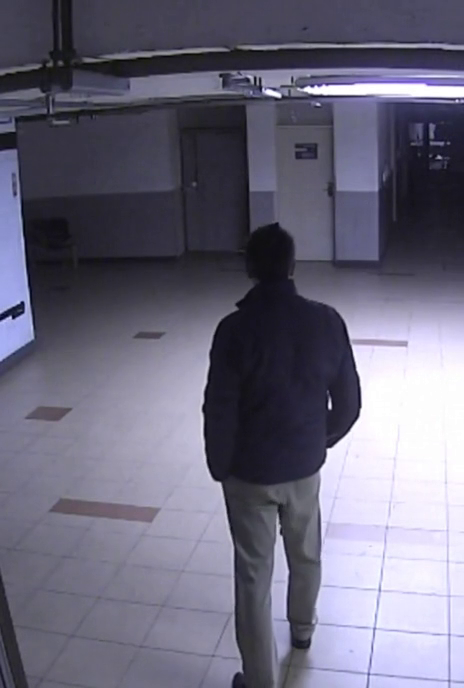
#> input picture frame 14 of hw_6/dataset/evaluation.mp4, 464 x 688 px, given in place of IMG_5147.MP4, which was not available
$ python group_2.py
#> lines starting #> are read from the running program, lines starting #| are printed output that depends on the picture; pictures that were not available may be replaced by others from this repository, and a replacement may not be noted
#> the answer given: 1
import cv2
import os

'''
Береза Денис
ДЗ 5.
Технології ідентифікації в Computer Vision
Група вимог №2.

Скрипт реалізує комбіновану індетифікацію людських силуетів декількома каскадами Хаара (повний силует, нижня частина).
Верхня частина індетифікується погано і дає багато хибних спрацювань, тому в фінальний код не потрапила.

Для зменшення хибних спрацювань використовується:
- задання обмежень на розмір тіла людини (висота, ширина);
- розмиття зображення;

Каскади досить швидко опрацьовують відео, можуть бути використані на малопотужних пристроях.

Що не вийшло:
При зйомці зверху класифікатор не працював, адже натренований на зйомці в горизонтальній площині.
Для такої орієнтації потрібне застосування класифікаторів натренованих на зйомці згори.
Автоматичний підбір класифікатора можна реалізувати від показників альтиметру дрону, куту нахилу(YAW).

Покращення на майбутнє:
Спробувати натренувати власні каскади на зйомці зверху;
Проте потрібна дуже велика навчальна вибірка(1000-5000 позитивних зображень, 3000-10000 негативних зображень);
'''


# Обмеження розміру тіла для кращого розпізнавання
# В реальній системі можна використати ROI від оператора для параметрів maxSize і minSize
BODY_HEIGHT = 80 # px
BODY_WIDTH = BODY_HEIGHT // 2 # px
LEGS_HEIGHT = BODY_HEIGHT // 2 # px

FRAME_RESIZE_FACTOR = 0.5

SCRIPT_DIR = os.path.dirname(os.path.abspath(__file__))
DATASET_DIR = os.path.join(SCRIPT_DIR, 'dataset')

VIDEO_1 = os.path.join(DATASET_DIR, 'IMG_5147.MP4')
VIDEO_2 = os.path.join(DATASET_DIR, 'IMG_5286.MP4')


BODY_CASCADE = cv2.CascadeClassifier('haarcascade_fullbody.xml')
if BODY_CASCADE.empty():
	raise IOError('Unable to load the cascade classifier xml file')

LEGS_CASCADE = cv2.CascadeClassifier('haarcascade_lowerbody.xml')
if LEGS_CASCADE.empty():
  raise IOError('Unable to load the cascade classifier xml file')

def process_video(file_path):
#> called with file_path = 'hw_5/dataset/IMG_5147.MP4'
  cap = cv2.VideoCapture(file_path)

  while True:
      ret, frame = cap.read()
#> frame is the input picture: shape (688, 464, 3); mean B, G, R 123.3, 104.8, 107.1
      if not ret or frame is None:
          break
      frame = cv2.resize(frame, None,
              fx=FRAME_RESIZE_FACTOR, fy=FRAME_RESIZE_FACTOR,
              interpolation=cv2.INTER_AREA)
#> frame: shape (344, 232, 3)
      gray = cv2.cvtColor(frame, cv2.COLOR_BGR2GRAY)
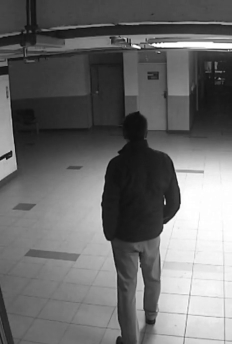
#> gray: shape (344, 232); min 11, max 255, mean 107.8
      blur = cv2.GaussianBlur(gray, (3, 3), 0)

      full_body_rects = BODY_CASCADE.detectMultiScale(
          blur,
          scaleFactor=1.1,
          minNeighbors=3,
          minSize=(LEGS_HEIGHT, LEGS_HEIGHT),
          flags=cv2.CASCADE_SCALE_IMAGE
      )
#> full_body_rects = [[72, 88, 118, 236]]

      for (xb,yb,wb,hb) in full_body_rects:
          full_body_roi = gray[yb:yb+hb, xb:xb+wb]
          legs = LEGS_CASCADE.detectMultiScale(
              full_body_roi,
              scaleFactor=1.1,
              minNeighbors=3,
              minSize=(LEGS_HEIGHT, LEGS_HEIGHT)
          )

          for (xl,yl,wl,hl) in legs:
              cv2.rectangle(frame, (xl+xb,yl+yb), (xl+xb+wl,yl+yb+hl), (255,0,0), 3)
              cv2.rectangle(frame, (xb,yb), (xb+wb,yb+hb), (0,255,0), 3)
#> this loop made 1 pass
#> pass 1, in process_video, `full_body_roi = gray[yb:yb+hb, xb:xb+wb]`:
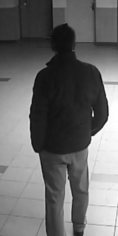
#> full_body_roi: shape (236, 118); min 12, max 255, mean 105

      cv2.imshow('Body Detector', frame)

      c = cv2.waitKey(1)
#> (key q is pressed here)
      if c == 27 or c == ord('q'):
          break

  cap.release()
  cv2.destroyAllWindows()


def run_demo():
	for video_path in [VIDEO_1, VIDEO_2]:
		process_video(video_path)


if __name__ == '__main__':
	print('Оберіть режим:')
	print('1 - Demo')
	print('2 - First video')
	print('3 - Second video')

	mode = int(input('mode: '))

	if mode == 1:
		run_demo()
	if mode == 2:
		process_video(VIDEO_1)
	if mode == 3:
		process_video(VIDEO_2)

$ run again, starting later in the video
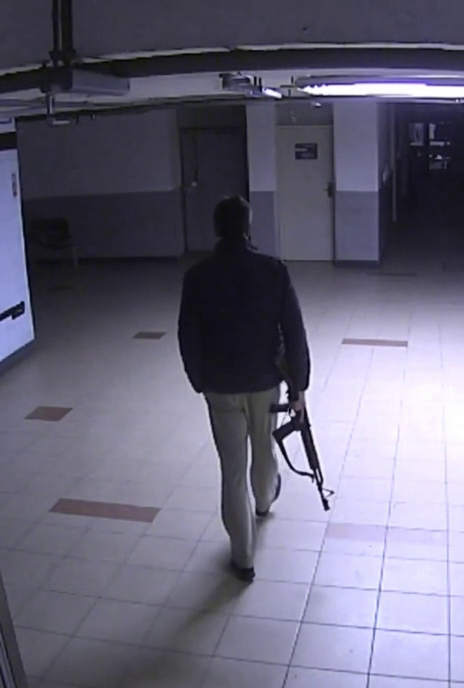
#> input picture frame 65 of hw_6/dataset/evaluation.mp4, 464 x 688 px, given in place of IMG_5147.MP4, which was not available
#> in process_video, frame is the input picture: shape (688, 464, 3); mean B, G, R 121.1, 101.9, 104.3
#> frame: shape (344, 232, 3)
#> in process_video, `gray = cv2.cvtColor(frame, cv2.COLOR_BGR2GRAY)`:
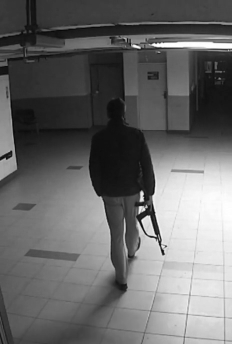
#> gray: shape (344, 232); min 8, max 255, mean 105
#> full_body_rects = [[64, 71, 110, 220]]
#> the loop in process_video, `for (xb,yb,wb,hb) in full_body_rects:` made 1 pass
#> pass 1, in process_video, `full_body_roi = gray[yb:yb+hb, xb:xb+wb]`:
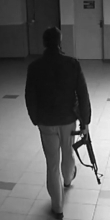
#> full_body_roi: shape (220, 110); min 10, max 248, mean 97

$ run again, starting later in the video
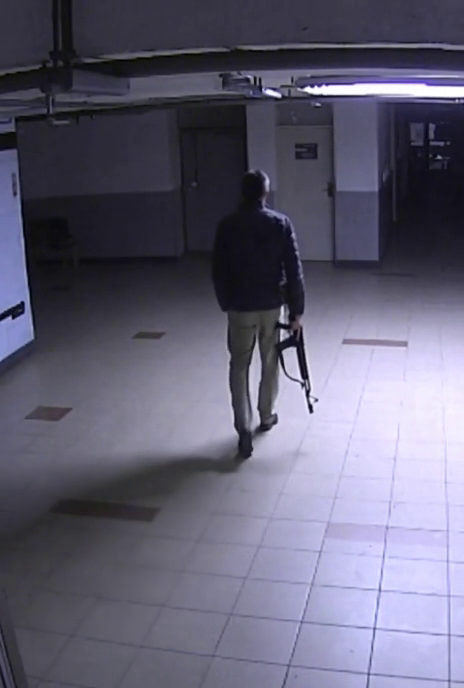
#> input picture frame 116 of hw_6/dataset/evaluation.mp4, 464 x 688 px, given in place of IMG_5147.MP4, which was not available
#> in process_video, frame is the input picture: shape (688, 464, 3); mean B, G, R 116.5, 96.6, 99
#> frame: shape (344, 232, 3)
#> in process_video, `gray = cv2.cvtColor(frame, cv2.COLOR_BGR2GRAY)`:
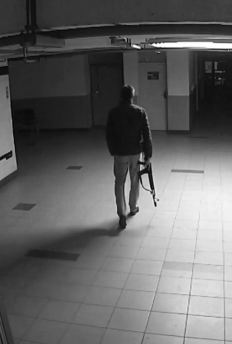
#> gray: shape (344, 232); min 6, max 255, mean 99.8
#> full_body_rects = ()
